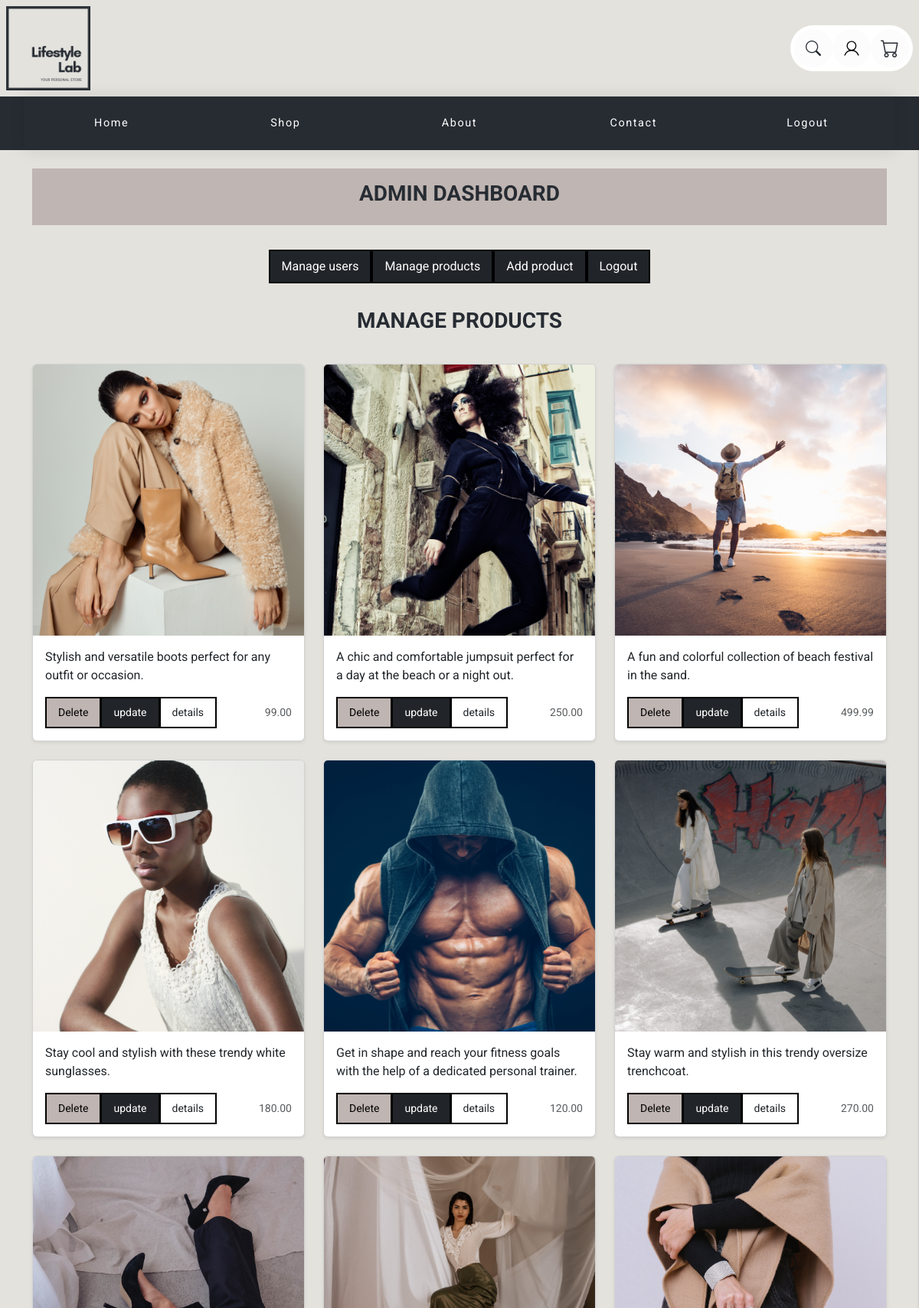
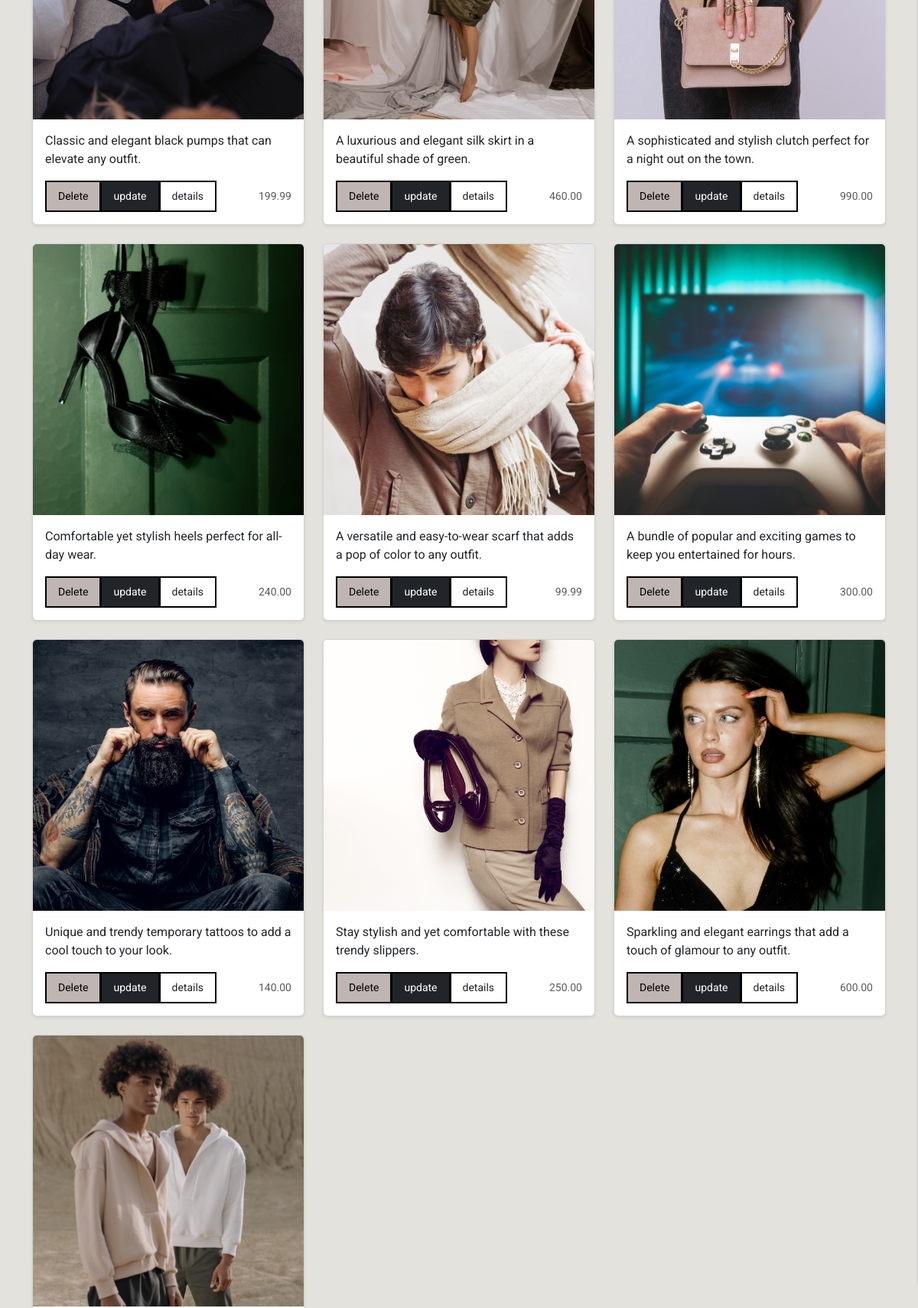
Screenshot of /product_dashboard.php (signed in, upper part) with the database file from the repository (2 pictures, top to bottom).
### tables this page shows
CREATE TABLE `product` (
  `id` int(11) NOT NULL,
  `name` varchar(50) NOT NULL,
  `description` varchar(255) DEFAULT NULL,
  `price` decimal(12,2) NOT NULL,
  `img` varchar(255) DEFAULT NULL,
  `fk_type` int(11) DEFAULT NULL,
  `fk_status` int(11) DEFAULT NULL
);

### product_dashboard.php (the view, shortened to what this page needs)
<?php
require_once './php_db/query.php';
$sql = "SELECT id, name, description, price,  img FROM product";
$result = $connect->query($sql);
$layout = "";
if ($result && $result->num_rows > 0) {
    while ($product = $result->fetch_assoc()) {
        $layout .= "<div class='col-md-4'>
                        <div class='card mb-4 shadow-sm'>
                            <img src='images/product/{$product["img"]}' alt='{$product["name"]}' class='bd-placeholder-img card-img-top' width='100%' height='100%'>
                            <div class='card-body'>
                                <p class='card-text'>{$product["description"]}</p>
                                <div class='d-flex justify-content-between align-items-center'>
                                    <div class='btn-group'>
                                        <a href='product_delete.php?id={$product["id"]}' class='btn btn-sm btn-info' onclick='return confirm(\"Are you sure you want to delete this product?\");'>Delete</a>
                                        <a href='product_update.php?id={$product["id"]}' class='btn btn-sm btn-dark'>update</a>
                                        <a href='product_details_admin.php?id={$product["id"]}' class='btn btn-sm btn-outline-dark'>details</a>
                                    </div>
                                    <small class='text-muted'>{$product["price"]}</small>
                                </div>
                            </div>
                        </div>
                    </div>";
    }
} else {
    $layout = "<p>No products found in the database.</p>";
}
?>
<!DOCTYPE html>
<html lang="en">
<head>
</head>
<body>
    <?php include '_navbar.php' ?>
    <?php include '_navbardash.php' ?>
    <h3 class="text-center p-4 mb-3 ">MANAGE PRODUCTS</h3>
    <div class="container mt-3">
        <div class="row">
            <?= $layout ?>
        </div>
    </div>
</body>
</html>

### css/style.css (style rules this page uses)
body { font-family: "Roboto", sans-serif; font-weight: 400; font-style: normal; color: #272c33; background-color: #E3e2dd; }
h3,h6 { font-family: "Roboto", sans-serif; font-weight: 700; font-style: normal; }
.btn { padding: 8px 15px 8px 15px; border-radius: 0 !important; }
.btn-outline-dark { border: 2px solid black; }
.btn-info { --bs-btn-color: #000; --bs-btn-bg: #bfb5b2; --bs-btn-border-color: #000; --bs-btn-hover-color: #000; --bs-btn-hover-bg: #bfb5b2; --bs-btn-hover-border-color: #bfb5b2; --bs-btn-focus-shadow-rgb: 11, 172, 204; --bs-btn-active-color: #000; --bs-btn-active-bg: #bfb5b2; --bs-btn-active-border-color: #bfb5b2; --bs-btn-active-shadow: inset 0 3px 5px rgba(0, 0, 0, 0.125); --bs-btn-disabled-color: #000; --bs-btn-disabled-bg: #bfb5b2; --bs-btn-disabled-border-color: #bfb5b2; }
.btn-info { border: 2px solid black; }
.btn-dark { border: 2px solid black; color: white; }
.container, p, h1, h2, h3, h4, h5, h6 { animation: fadeInUp 1s ease forwards; }
.btn { animation: fadeInUp 1s ease forwards; }
.card { animation: fadeInUp 1s ease forwards; }
.card-body { height: 100%; display: flex; flex-direction: column; justify-content: space-between; }

### css/nav.css (style rules this page uses)
:root { --gap: 2rem; }
a { text-decoration: none; }

### rows the page displays
product: img (picture), description "Stylish and versatile boots perfect for any outfit or occasion.", price "99.00"
product: img (picture), description "A chic and comfortable jumpsuit perfect for a day at the beach or a night out.", price "250.00"
product: img (picture), description "A fun and colorful collection of beach festival in the sand.", price "499.99"
product: img (picture), description "Stay cool and stylish with these trendy white sunglasses.", price "180.00"
product: img (picture), description "Get in shape and reach your fitness goals with the help of a dedicated personal trainer.", price "120.00"
product: img (picture), description "Stay warm and stylish in this trendy oversize trenchcoat.", price "270.00"
product: img (picture), description "Classic and elegant black pumps that can elevate any outfit.", price "199.99"
product: img (picture), description "A luxurious and elegant silk skirt in a beautiful shade of green.", price "460.00"
product: img (picture), description "A sophisticated and stylish clutch perfect for a night out on the town.", price "990.00"
product: img (picture), description "Comfortable yet stylish heels perfect for all-day wear.", price "240.00"
product: img (picture), description "A versatile and easy-to-wear scarf that adds a pop of color to any outfit.", price "99.99"
product: img (picture), description "A bundle of popular and exciting games to keep you entertained for hours.", price "300.00"
product: img (picture), description "Unique and trendy temporary tattoos to add a cool touch to your look.", price "140.00"
product: img (picture), description "Stay stylish and yet comfortable with these trendy slippers.", price "250.00"
product: img (picture), description "Sparkling and elegant earrings that add a touch of glamour to any outfit.", price "600.00"
product: img (picture)
